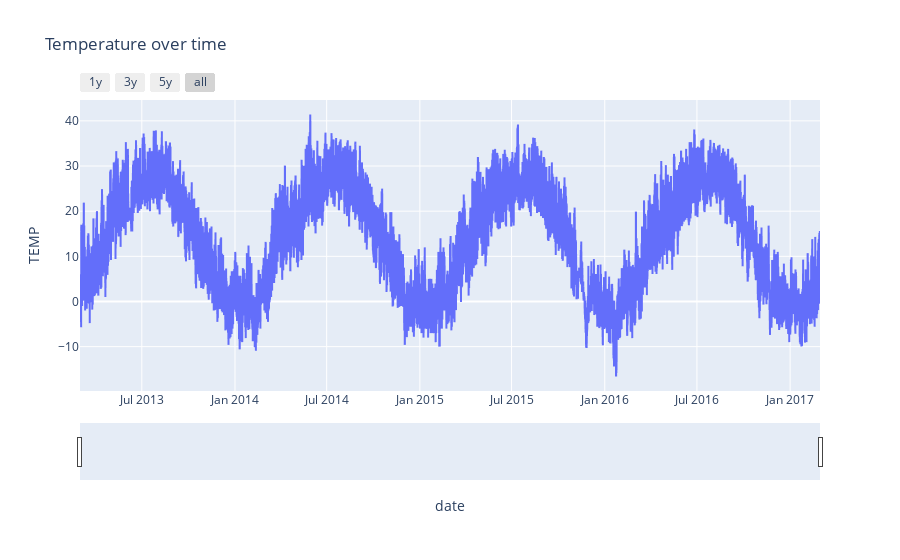

Notebook source saved alongside this figure:
### Code cell
# plot same for the temp
fig = px.line(df, x='date', y='TEMP', title='Temperature over time')

fig.update_xaxes(
    rangeslider_visible=True,
    rangeselector=dict(
        buttons=list([
            dict(count=1, label='1y', step='year', stepmode='backward'),
            dict(count=2, label='3y', step='year', stepmode='backward'),
            dict(count=3, label='5y', step='year', stepmode='backward'),
            dict(step='all')
        ])
    )
)
fig.show()

### Figure 1 — Plotly figure (JSON) as saved in the notebook; plotly's stock layout.template omitted (floating-point values rounded to 4 significant figures; data arrays with more than 128 entries replaced by an {"elided": "..."} marker saying what was removed)
{"data": [{"hovertemplate": "date=%{x}<br>TEMP=%{y}<extra></extra>", "legendgroup": "", "line": {"color": "#636efa", "dash": "solid"}, "marker": {"symbol": "circle"}, "mode": "lines", "name": "", "showlegend": false, "type": "scattergl", "x": {"elided": "35064 str values"}, "xaxis": "x", "y": {"elided": "35064 float values"}, "yaxis": "y"}], "layout": {"legend": {"tracegroupgap": 0}, "title": {"text": "Temperature over time"}, "xaxis": {"anchor": "y", "domain": [0, 1], "rangeselector": {"buttons": [{"count": 1, "label": "1y", "step": "year", "stepmode": "backward"}, {"count": 2, "label": "3y", "step": "year", "stepmode": "backward"}, {"count": 3, "label": "5y", "step": "year", "stepmode": "backward"}, {"step": "all"}]}, "rangeslider": {"visible": true}, "title": {"text": "date"}}, "yaxis": {"anchor": "x", "domain": [0, 1], "title": {"text": "TEMP"}}}}
